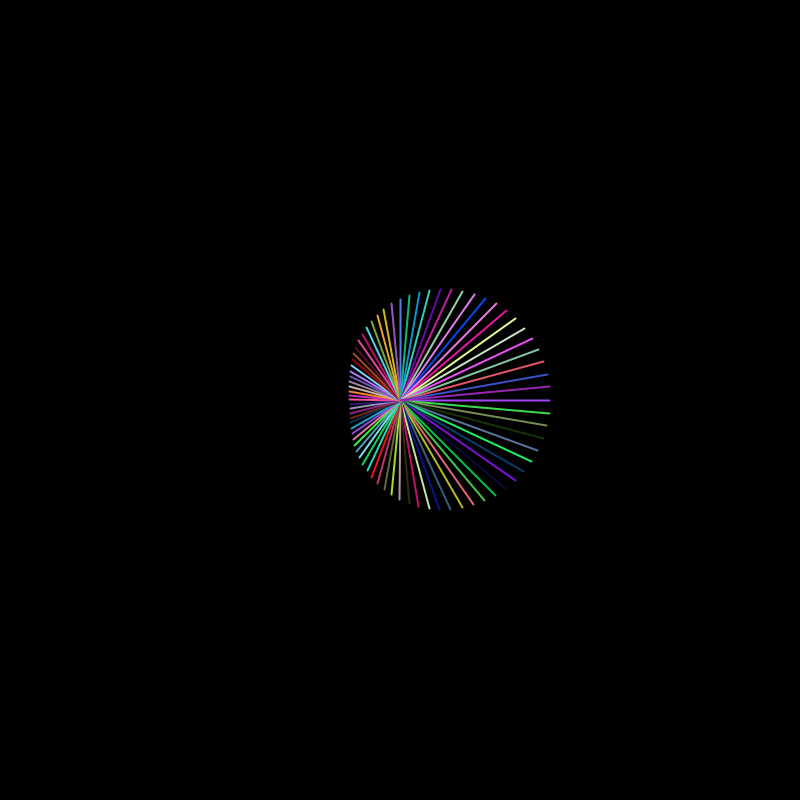
Frame 1 (no input)
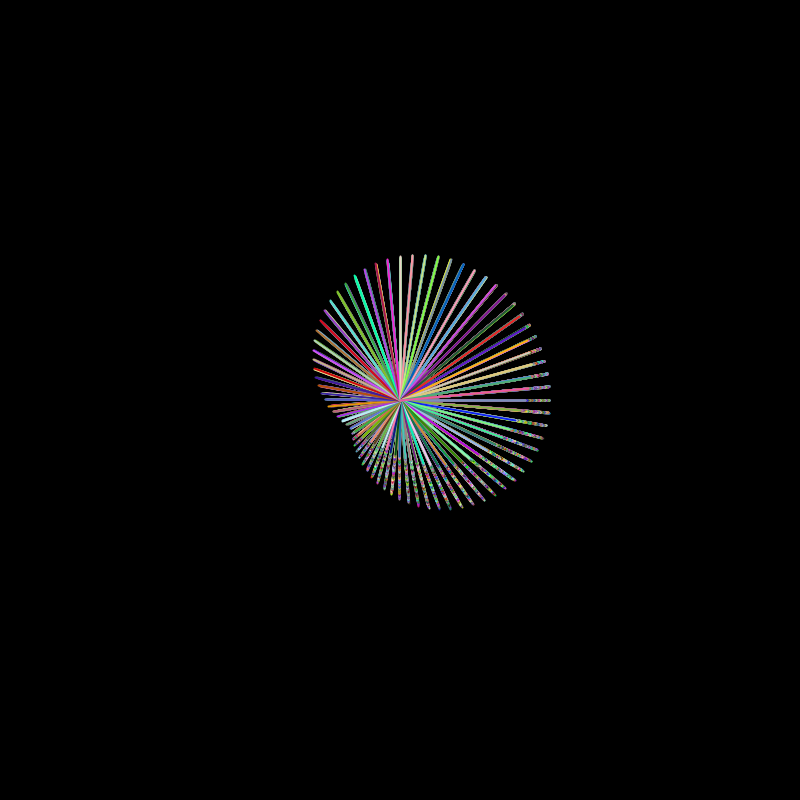
Frame 60 (the mouse pressed at the canvas centre just before this capture)
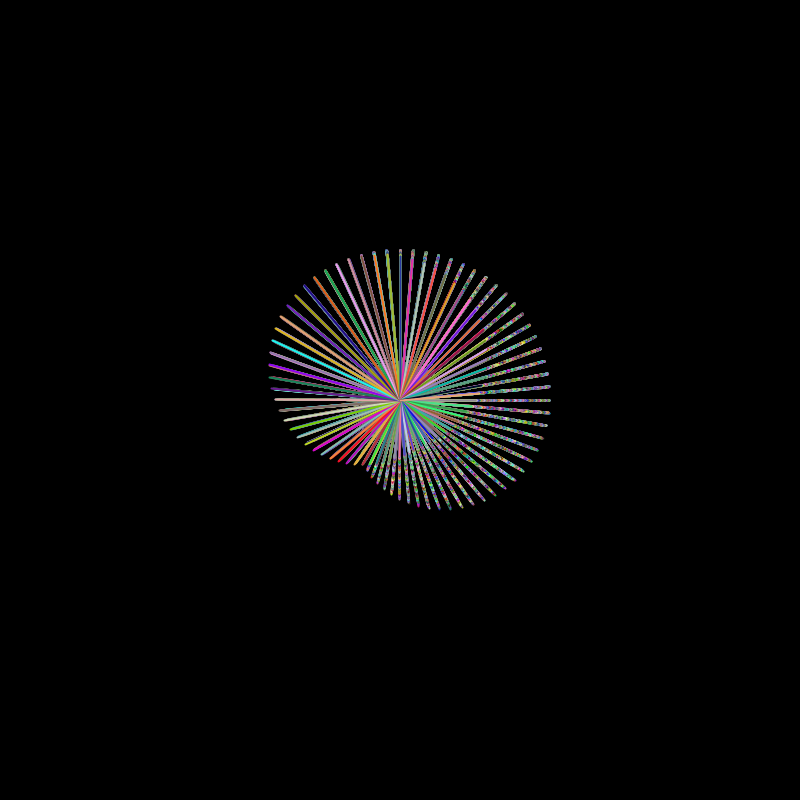
Frame 120 (the mouse held since frame 60 and released just before this capture)

The Processing sketch that drew these frames (run headless with seeded random() and noise(); from frame 60 on, the mouse is pressed at the canvas centre):

// Processing sketch: sketch_sine_wave_symphony_230210a
// ── sketch_sine_wave_symphony_230210a.pde
import processing.core.*;

int numLines = 300;
float angle, angleStep;
float len = 300;
float[] x1 = new float[numLines];
float[] y1 = new float[numLines];
float[] x2 = new float[numLines];
float[] y2 = new float[numLines];

void setup() {
  size(800, 800);
  background(0);
  strokeWeight(2);
}

void draw() {
  translate(width/2, height/2);
  for (int i = 0; i < 360; i+=5) {
    pushMatrix();
    rotate(radians(i));
    float w = cos(radians(frameCount + i)) * 50;
    stroke(random(255), random(255), random(255));
    line(0, 0, 100 + w, 0);
    popMatrix();
  }
}
